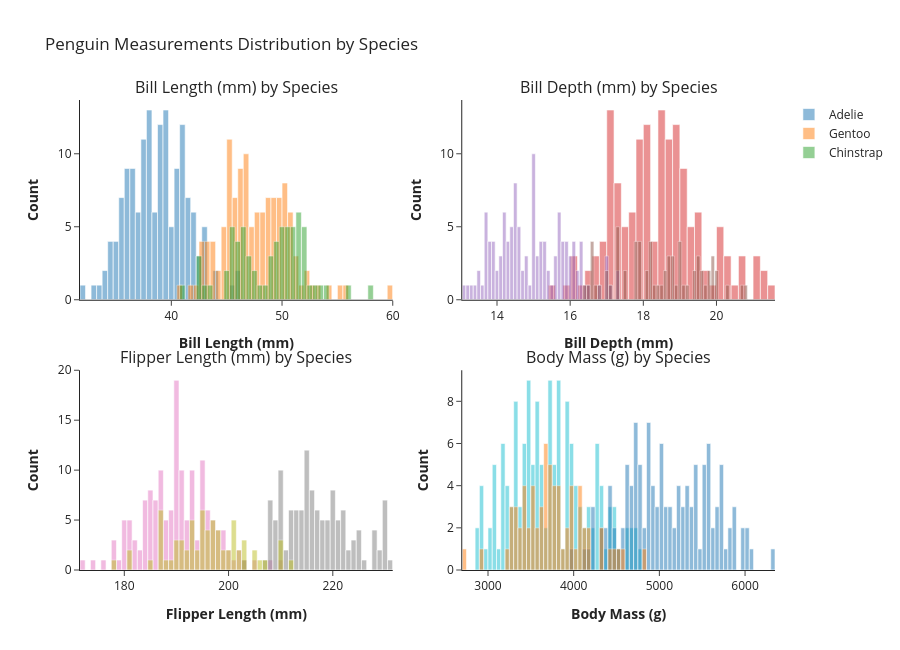

This figure's notebook cell:
### Code cell
import pandas as pd
import plotly.express as px
from plotly.subplots import make_subplots
import plotly.graph_objects as go

pdf = df.toPandas()

# Clean axis label titles
label_map = {
    "bill_length_mm": "Bill Length (mm)",
    "bill_depth_mm": "Bill Depth (mm)",
    "flipper_length_mm": "Flipper Length (mm)",
    "body_mass_g": "Body Mass (g)"
}

# Create 2x2 subplot grid
fig = make_subplots(
    rows=2, cols=2,
    subplot_titles=[f"{label} by Species" for label in label_map.values()],
    horizontal_spacing=0.1,
    vertical_spacing=0.15
)
# Column pairs and subplot position
columns = list(label_map.keys())
positions = [(1, 1), (1, 2), (2, 1), (2, 2)]


# Add histograms to each subplot
for i, (col, (row, col_num)) in enumerate(zip(columns, positions)):
    for species in pdf["species"].unique():
        subset = pdf[pdf["species"] == species]
        fig.add_trace(
            go.Histogram(
                x=subset[col],
                name=species,
                nbinsx=50,
                opacity=0.5,
                showlegend=True if i == 0 else False  # Only show legend once
            ),
            row=row, col=col_num
        )

    fig.update_xaxes(title_text=f"<b>{label_map[col]}</b>", row=row, col=col_num)
    fig.update_yaxes(title_text="<b>Count</b>", row=row, col=col_num)

fig.update_layout(
    title_text="Penguin Measurements Distribution by Species",
    height=650,
    template="simple_white",
    barmode='overlay'
)

fig.show()

### Figure 1 — Plotly figure (JSON) as saved in the notebook; plotly's stock layout.template omitted (floating-point values rounded to 4 significant figures; data arrays with more than 128 entries replaced by an {"elided": "..."} marker saying what was removed)
{"data": [{"name": "Adelie", "nbinsx": 50, "opacity": 0.5, "showlegend": true, "type": "histogram", "x": {"elided": "152 float values"}, "xaxis": "x", "yaxis": "y"}, {"name": "Gentoo", "nbinsx": 50, "opacity": 0.5, "showlegend": true, "type": "histogram", "x": [46.1, 50.0, 48.7, 50.0, 47.6, 46.5, 45.4, 46.7, 43.3, 46.8, 40.9, 49.0, 45.5, 48.4, 45.8, 49.3, 42.0, 49.2, 46.2, 48.7, 50.2, 45.1, 46.5, 46.3, 42.9, 46.1, 44.5, 47.8, 48.2, 50.0, 47.3, 42.8, 45.1, 59.6, 49.1, 48.4, 42.6, 44.4, 44.0, 48.7, 42.7, 49.6, 45.3, 49.6, 50.5, 43.6, 45.5, 50.5, 44.9, 45.2, 46.6, 48.5, 45.1, 50.1, 46.5, 45.0, 43.8, 45.5, 43.2, 50.4, 45.3, 46.2, 45.7, 54.3, 45.8, 49.8, 46.2, 49.5, 43.5, 50.7, 47.7, 46.4, 48.2, 46.5, 46.4, 48.6, 47.5, 51.1, 45.2, 45.2, 49.1, 52.5, 47.4, 50.0, 44.9, 50.8, 43.4, 51.3, 47.5, 52.1, 47.5, 52.2, 45.5, 49.5, 44.5, 50.8, 49.4, 46.9, 48.4, 51.1, 48.5, 55.9, 47.2, 49.1, 47.3, 46.8, 41.7, 53.4, 43.3, 48.1, 50.5, 49.8, 43.5, 51.5, 46.2, 55.1, 44.5, 48.8, 47.2, NaN, 46.8, 50.4, 45.2, 49.9], "xaxis": "x", "yaxis": "y"}, {"name": "Chinstrap", "nbinsx": 50, "opacity": 0.5, "showlegend": true, "type": "histogram", "x": [46.5, 50.0, 51.3, 45.4, 52.7, 45.2, 46.1, 51.3, 46.0, 51.3, 46.6, 51.7, 47.0, 52.0, 45.9, 50.5, 50.3, 58.0, 46.4, 49.2, 42.4, 48.5, 43.2, 50.6, 46.7, 52.0, 50.5, 49.5, 46.4, 52.8, 40.9, 54.2, 42.5, 51.0, 49.7, 47.5, 47.6, 52.0, 46.9, 53.5, 49.0, 46.2, 50.9, 45.5, 50.9, 50.8, 50.1, 49.0, 51.5, 49.8, 48.1, 51.4, 45.7, 50.7, 42.5, 52.2, 45.2, 49.3, 50.2, 45.6, 51.9, 46.8, 45.7, 55.8, 43.5, 49.6, 50.8, 50.2], "xaxis": "x", "yaxis": "y"}, {"name": "Adelie", "nbinsx": 50, "opacity": 0.5, "showlegend": false, "type": "histogram", "x": {"elided": "152 float values"}, "xaxis": "x2", "yaxis": "y2"}, {"name": "Gentoo", "nbinsx": 50, "opacity": 0.5, "showlegend": false, "type": "histogram", "x": [13.2, 16.3, 14.1, 15.2, 14.5, 13.5, 14.6, 15.3, 13.4, 15.4, 13.7, 16.1, 13.7, 14.6, 14.6, 15.7, 13.5, 15.2, 14.5, 15.1, 14.3, 14.5, 14.5, 15.8, 13.1, 15.1, 14.3, 15.0, 14.3, 15.3, 15.3, 14.2, 14.5, 17.0, 14.8, 16.3, 13.7, 17.3, 13.6, 15.7, 13.7, 16.0, 13.7, 15.0, 15.9, 13.9, 13.9, 15.9, 13.3, 15.8, 14.2, 14.1, 14.4, 15.0, 14.4, 15.4, 13.9, 15.0, 14.5, 15.3, 13.8, 14.9, 13.9, 15.7, 14.2, 16.8, 14.4, 16.2, 14.2, 15.0, 15.0, 15.6, 15.6, 14.8, 15.0, 16.0, 14.2, 16.3, 13.8, 16.4, 14.5, 15.6, 14.6, 15.9, 13.8, 17.3, 14.4, 14.2, 14.0, 17.0, 15.0, 17.1, 14.5, 16.1, 14.7, 15.7, 15.8, 14.6, 14.4, 16.5, 15.0, 17.0, 15.5, 15.0, 13.8, 16.1, 14.7, 15.8, 14.0, 15.1, 15.2, 15.9, 15.2, 16.3, 14.1, 16.0, 15.7, 16.2, 13.7, NaN, 14.3, 15.7, 14.8, 16.1], "xaxis": "x2", "yaxis": "y2"}, {"name": "Chinstrap", "nbinsx": 50, "opacity": 0.5, "showlegend": false, "type": "histogram", "x": [17.9, 19.5, 19.2, 18.7, 19.8, 17.8, 18.2, 18.2, 18.9, 19.9, 17.8, 20.3, 17.3, 18.1, 17.1, 19.6, 20.0, 17.8, 18.6, 18.2, 17.3, 17.5, 16.6, 19.4, 17.9, 19.0, 18.4, 19.0, 17.8, 20.0, 16.6, 20.8, 16.7, 18.8, 18.6, 16.8, 18.3, 20.7, 16.6, 19.9, 19.5, 17.5, 19.1, 17.0, 17.9, 18.5, 17.9, 19.6, 18.7, 17.3, 16.4, 19.0, 17.3, 19.7, 17.3, 18.8, 16.6, 19.9, 18.8, 19.4, 19.5, 16.5, 17.0, 19.8, 18.1, 18.2, 19.0, 18.7], "xaxis": "x2", "yaxis": "y2"}, {"name": "Adelie", "nbinsx": 50, "opacity": 0.5, "showlegend": false, "type": "histogram", "x": {"elided": "152 float values"}, "xaxis": "x3", "yaxis": "y3"}, {"name": "Gentoo", "nbinsx": 50, "opacity": 0.5, "showlegend": false, "type": "histogram", "x": [211.0, 230.0, 210.0, 218.0, 215.0, 210.0, 211.0, 219.0, 209.0, 215.0, 214.0, 216.0, 214.0, 213.0, 210.0, 217.0, 210.0, 221.0, 209.0, 222.0, 218.0, 215.0, 213.0, 215.0, 215.0, 215.0, 216.0, 215.0, 210.0, 220.0, 222.0, 209.0, 207.0, 230.0, 220.0, 220.0, 213.0, 219.0, 208.0, 208.0, 208.0, 225.0, 210.0, 216.0, 222.0, 217.0, 210.0, 225.0, 213.0, 215.0, 210.0, 220.0, 210.0, 225.0, 217.0, 220.0, 208.0, 220.0, 208.0, 224.0, 208.0, 221.0, 214.0, 231.0, 219.0, 230.0, 214.0, 229.0, 220.0, 223.0, 216.0, 221.0, 221.0, 217.0, 216.0, 230.0, 209.0, 220.0, 215.0, 223.0, 212.0, 221.0, 212.0, 224.0, 212.0, 228.0, 218.0, 218.0, 212.0, 230.0, 218.0, 228.0, 212.0, 224.0, 214.0, 226.0, 216.0, 222.0, 203.0, 225.0, 219.0, 228.0, 215.0, 228.0, 216.0, 215.0, 210.0, 219.0, 208.0, 209.0, 216.0, 229.0, 213.0, 230.0, 217.0, 230.0, 217.0, 222.0, 214.0, NaN, 215.0, 222.0, 212.0, 213.0], "xaxis": "x3", "yaxis": "y3"}, {"name": "Chinstrap", "nbinsx": 50, "opacity": 0.5, "showlegend": false, "type": "histogram", "x": [192.0, 196.0, 193.0, 188.0, 197.0, 198.0, 178.0, 197.0, 195.0, 198.0, 193.0, 194.0, 185.0, 201.0, 190.0, 201.0, 197.0, 181.0, 190.0, 195.0, 181.0, 191.0, 187.0, 193.0, 195.0, 197.0, 200.0, 200.0, 191.0, 205.0, 187.0, 201.0, 187.0, 203.0, 195.0, 199.0, 195.0, 210.0, 192.0, 205.0, 210.0, 187.0, 196.0, 196.0, 196.0, 201.0, 190.0, 212.0, 187.0, 198.0, 199.0, 201.0, 193.0, 203.0, 187.0, 197.0, 191.0, 203.0, 202.0, 194.0, 206.0, 189.0, 195.0, 207.0, 202.0, 193.0, 210.0, 198.0], "xaxis": "x3", "yaxis": "y3"}, {"name": "Adelie", "nbinsx": 50, "opacity": 0.5, "showlegend": false, "type": "histogram", "x": {"elided": "152 float values"}, "xaxis": "x4", "yaxis": "y4"}, {"name": "Gentoo", "nbinsx": 50, "opacity": 0.5, "showlegend": false, "type": "histogram", "x": [4500.0, 5700.0, 4450.0, 5700.0, 5400.0, 4550.0, 4800.0, 5200.0, 4400.0, 5150.0, 4650.0, 5550.0, 4650.0, 5850.0, 4200.0, 5850.0, 4150.0, 6300.0, 4800.0, 5350.0, 5700.0, 5000.0, 4400.0, 5050.0, 5000.0, 5100.0, 4100.0, 5650.0, 4600.0, 5550.0, 5250.0, 4700.0, 5050.0, 6050.0, 5150.0, 5400.0, 4950.0, 5250.0, 4350.0, 5350.0, 3950.0, 5700.0, 4300.0, 4750.0, 5550.0, 4900.0, 4200.0, 5400.0, 5100.0, 5300.0, 4850.0, 5300.0, 4400.0, 5000.0, 4900.0, 5050.0, 4300.0, 5000.0, 4450.0, 5550.0, 4200.0, 5300.0, 4400.0, 5650.0, 4700.0, 5700.0, 4650.0, 5800.0, 4700.0, 5550.0, 4750.0, 5000.0, 5100.0, 5200.0, 4700.0, 5800.0, 4600.0, 6000.0, 4750.0, 5950.0, 4625.0, 5450.0, 4725.0, 5350.0, 4750.0, 5600.0, 4600.0, 5300.0, 4875.0, 5550.0, 4950.0, 5400.0, 4750.0, 5650.0, 4850.0, 5200.0, 4925.0, 4875.0, 4625.0, 5250.0, 4850.0, 5600.0, 4975.0, 5500.0, 4725.0, 5500.0, 4700.0, 5500.0, 4575.0, 5500.0, 5000.0, 5950.0, 4650.0, 5500.0, 4375.0, 5850.0, 4875.0, 6000.0, 4925.0, NaN, 4850.0, 5750.0, 5200.0, 5400.0], "xaxis": "x4", "yaxis": "y4"}, {"name": "Chinstrap", "nbinsx": 50, "opacity": 0.5, "showlegend": false, "type": "histogram", "x": [3500.0, 3900.0, 3650.0, 3525.0, 3725.0, 3950.0, 3250.0, 3750.0, 4150.0, 3700.0, 3800.0, 3775.0, 3700.0, 4050.0, 3575.0, 4050.0, 3300.0, 3700.0, 3450.0, 4400.0, 3600.0, 3400.0, 2900.0, 3800.0, 3300.0, 4150.0, 3400.0, 3800.0, 3700.0, 4550.0, 3200.0, 4300.0, 3350.0, 4100.0, 3600.0, 3900.0, 3850.0, 4800.0, 2700.0, 4500.0, 3950.0, 3650.0, 3550.0, 3500.0, 3675.0, 4450.0, 3400.0, 4300.0, 3250.0, 3675.0, 3325.0, 3950.0, 3600.0, 4050.0, 3350.0, 3450.0, 3250.0, 4050.0, 3800.0, 3525.0, 3950.0, 3650.0, 3650.0, 4000.0, 3400.0, 3775.0, 4100.0, 3775.0], "xaxis": "x4", "yaxis": "y4"}], "layout": {"annotations": [{"font": {"size": 16}, "showarrow": false, "text": "Bill Length (mm) by Species", "x": 0.225, "xanchor": "center", "xref": "paper", "y": 1, "yanchor": "bottom", "yref": "paper"}, {"font": {"size": 16}, "showarrow": false, "text": "Bill Depth (mm) by Species", "x": 0.775, "xanchor": "center", "xref": "paper", "y": 1, "yanchor": "bottom", "yref": "paper"}, {"font": {"size": 16}, "showarrow": false, "text": "Flipper Length (mm) by Species", "x": 0.225, "xanchor": "center", "xref": "paper", "y": 0.425, "yanchor": "bottom", "yref": "paper"}, {"font": {"size": 16}, "showarrow": false, "text": "Body Mass (g) by Species", "x": 0.775, "xanchor": "center", "xref": "paper", "y": 0.425, "yanchor": "bottom", "yref": "paper"}], "barmode": "overlay", "height": 650, "title": {"text": "Penguin Measurements Distribution by Species"}, "xaxis": {"anchor": "y", "domain": [0, 0.45], "title": {"text": "<b>Bill Length (mm)</b>"}}, "xaxis2": {"anchor": "y2", "domain": [0.55, 1], "title": {"text": "<b>Bill Depth (mm)</b>"}}, "xaxis3": {"anchor": "y3", "domain": [0, 0.45], "title": {"text": "<b>Flipper Length (mm)</b>"}}, "xaxis4": {"anchor": "y4", "domain": [0.55, 1], "title": {"text": "<b>Body Mass (g)</b>"}}, "yaxis": {"anchor": "x", "domain": [0.575, 1], "title": {"text": "<b>Count</b>"}}, "yaxis2": {"anchor": "x2", "domain": [0.575, 1], "title": {"text": "<b>Count</b>"}}, "yaxis3": {"anchor": "x3", "domain": [0, 0.425], "title": {"text": "<b>Count</b>"}}, "yaxis4": {"anchor": "x4", "domain": [0, 0.425], "title": {"text": "<b>Count</b>"}}}}
